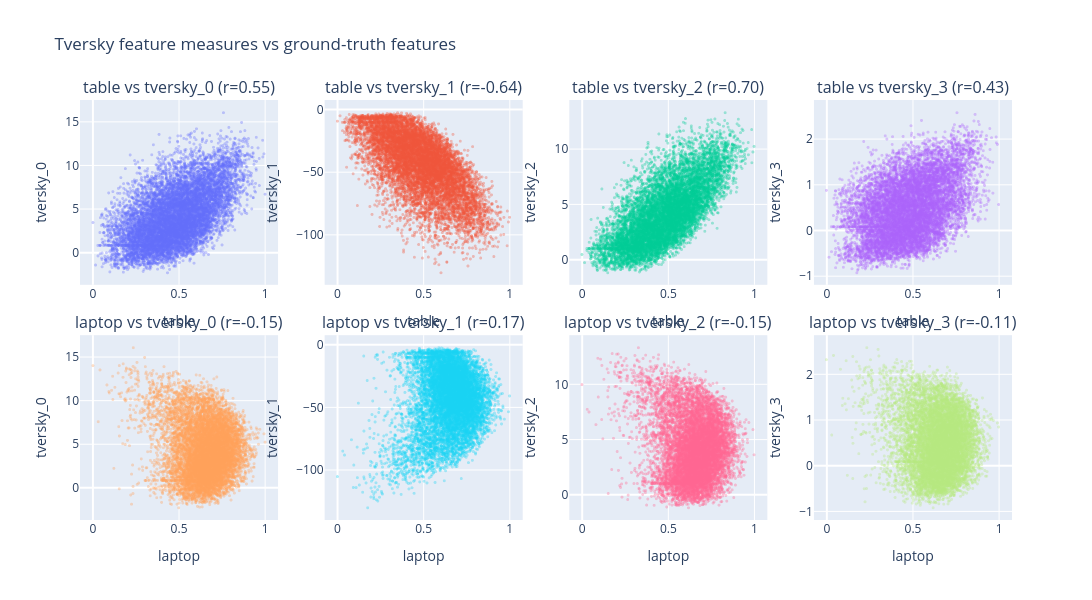

This figure's notebook cell:
### Code cell
import numpy as np
import plotly.graph_objects as go
from plotly.subplots import make_subplots

# to numpy
tv = tversky_feature_measures.detach().cpu().numpy()   # (10000, 4)
gt = all_features

gt_names = ["table", "laptop"]
tv_names = [f"tversky_{k}" for k in range(tv.shape[1])]

# rows = ground truth (2), cols = tversky feature (4)
fig = make_subplots(
    rows=len(gt_names), cols=tv.shape[1],
    shared_xaxes=False, shared_yaxes=False,
    horizontal_spacing=0.05, vertical_spacing=0.12,
    subplot_titles=[
        f"{g} vs {t} (r={np.corrcoef(gt[:, gi], tv[:, ti])[0,1]:.2f})"
        for gi, g in enumerate(gt_names) for ti, t in enumerate(tv_names)
    ],
)

for gi in range(len(gt_names)):
    for ti in range(tv.shape[1]):
        fig.add_trace(
            go.Scattergl(
                x=gt[:, gi], y=tv[:, ti],
                mode="markers",
                marker=dict(size=3, opacity=0.35),
                showlegend=False,
            ),
            row=gi + 1, col=ti + 1,
        )
        fig.update_xaxes(title_text=gt_names[gi], row=gi + 1, col=ti + 1)
        fig.update_yaxes(title_text=tv_names[ti], row=gi + 1, col=ti + 1)

fig.update_layout(height=600, width=1300, title="Tversky feature measures vs ground-truth features")
config = {
  'toImageButtonOptions': {
    'format': 'png', # or jpeg, svg, webp
    'scale': 4 # Increase this for higher resolution
  }
}
fig.show(config=config)

### Figure 1 — Plotly figure (JSON) as saved in the notebook; plotly's stock layout.template omitted (floating-point values rounded to 4 significant figures; data arrays with more than 128 entries replaced by an {"elided": "..."} marker saying what was removed)
{"data": [{"marker": {"opacity": 0.35, "size": 3}, "mode": "markers", "showlegend": false, "type": "scattergl", "x": {"elided": "10000 float values"}, "xaxis": "x", "y": {"elided": "10000 float values"}, "yaxis": "y"}, {"marker": {"opacity": 0.35, "size": 3}, "mode": "markers", "showlegend": false, "type": "scattergl", "x": {"elided": "10000 float values"}, "xaxis": "x2", "y": {"elided": "10000 float values"}, "yaxis": "y2"}, {"marker": {"opacity": 0.35, "size": 3}, "mode": "markers", "showlegend": false, "type": "scattergl", "x": {"elided": "10000 float values"}, "xaxis": "x3", "y": {"elided": "10000 float values"}, "yaxis": "y3"}, {"marker": {"opacity": 0.35, "size": 3}, "mode": "markers", "showlegend": false, "type": "scattergl", "x": {"elided": "10000 float values"}, "xaxis": "x4", "y": {"elided": "10000 float values"}, "yaxis": "y4"}, {"marker": {"opacity": 0.35, "size": 3}, "mode": "markers", "showlegend": false, "type": "scattergl", "x": {"elided": "10000 float values"}, "xaxis": "x5", "y": {"elided": "10000 float values"}, "yaxis": "y5"}, {"marker": {"opacity": 0.35, "size": 3}, "mode": "markers", "showlegend": false, "type": "scattergl", "x": {"elided": "10000 float values"}, "xaxis": "x6", "y": {"elided": "10000 float values"}, "yaxis": "y6"}, {"marker": {"opacity": 0.35, "size": 3}, "mode": "markers", "showlegend": false, "type": "scattergl", "x": {"elided": "10000 float values"}, "xaxis": "x7", "y": {"elided": "10000 float values"}, "yaxis": "y7"}, {"marker": {"opacity": 0.35, "size": 3}, "mode": "markers", "showlegend": false, "type": "scattergl", "x": {"elided": "10000 float values"}, "xaxis": "x8", "y": {"elided": "10000 float values"}, "yaxis": "y8"}], "layout": {"annotations": [{"font": {"size": 16}, "showarrow": false, "text": "table vs tversky_0 (r=0.55)", "x": 0.1062, "xanchor": "center", "xref": "paper", "y": 1, "yanchor": "bottom", "yref": "paper"}, {"font": {"size": 16}, "showarrow": false, "text": "table vs tversky_1 (r=-0.64)", "x": 0.3688, "xanchor": "center", "xref": "paper", "y": 1, "yanchor": "bottom", "yref": "paper"}, {"font": {"size": 16}, "showarrow": false, "text": "table vs tversky_2 (r=0.70)", "x": 0.6313, "xanchor": "center", "xref": "paper", "y": 1, "yanchor": "bottom", "yref": "paper"}, {"font": {"size": 16}, "showarrow": false, "text": "table vs tversky_3 (r=0.43)", "x": 0.8938, "xanchor": "center", "xref": "paper", "y": 1, "yanchor": "bottom", "yref": "paper"}, {"font": {"size": 16}, "showarrow": false, "text": "laptop vs tversky_0 (r=-0.15)", "x": 0.1062, "xanchor": "center", "xref": "paper", "y": 0.44, "yanchor": "bottom", "yref": "paper"}, {"font": {"size": 16}, "showarrow": false, "text": "laptop vs tversky_1 (r=0.17)", "x": 0.3688, "xanchor": "center", "xref": "paper", "y": 0.44, "yanchor": "bottom", "yref": "paper"}, {"font": {"size": 16}, "showarrow": false, "text": "laptop vs tversky_2 (r=-0.15)", "x": 0.6313, "xanchor": "center", "xref": "paper", "y": 0.44, "yanchor": "bottom", "yref": "paper"}, {"font": {"size": 16}, "showarrow": false, "text": "laptop vs tversky_3 (r=-0.11)", "x": 0.8938, "xanchor": "center", "xref": "paper", "y": 0.44, "yanchor": "bottom", "yref": "paper"}], "height": 600, "title": {"text": "Tversky feature measures vs ground-truth features"}, "width": 1300, "xaxis": {"anchor": "y", "domain": [0, 0.2125], "title": {"text": "table"}}, "xaxis2": {"anchor": "y2", "domain": [0.2625, 0.475], "title": {"text": "table"}}, "xaxis3": {"anchor": "y3", "domain": [0.525, 0.7375], "title": {"text": "table"}}, "xaxis4": {"anchor": "y4", "domain": [0.7875, 1], "title": {"text": "table"}}, "xaxis5": {"anchor": "y5", "domain": [0, 0.2125], "title": {"text": "laptop"}}, "xaxis6": {"anchor": "y6", "domain": [0.2625, 0.475], "title": {"text": "laptop"}}, "xaxis7": {"anchor": "y7", "domain": [0.525, 0.7375], "title": {"text": "laptop"}}, "xaxis8": {"anchor": "y8", "domain": [0.7875, 1], "title": {"text": "laptop"}}, "yaxis": {"anchor": "x", "domain": [0.56, 1], "title": {"text": "tversky_0"}}, "yaxis2": {"anchor": "x2", "domain": [0.56, 1], "title": {"text": "tversky_1"}}, "yaxis3": {"anchor": "x3", "domain": [0.56, 1], "title": {"text": "tversky_2"}}, "yaxis4": {"anchor": "x4", "domain": [0.56, 1], "title": {"text": "tversky_3"}}, "yaxis5": {"anchor": "x5", "domain": [0, 0.44], "title": {"text": "tversky_0"}}, "yaxis6": {"anchor": "x6", "domain": [0, 0.44], "title": {"text": "tversky_1"}}, "yaxis7": {"anchor": "x7", "domain": [0, 0.44], "title": {"text": "tversky_2"}}, "yaxis8": {"anchor": "x8", "domain": [0, 0.44], "title": {"text": "tversky_3"}}}}
